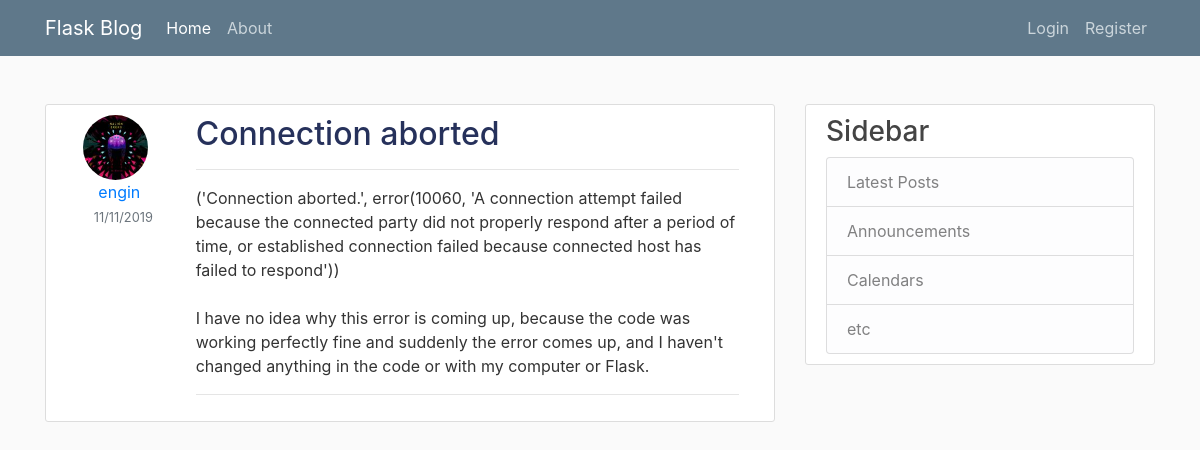
The app's page /post/16 with its own data.
### flaskblog/models.py (models this page shows, shortened)
class User(UserMixin, db.Model):
    id = db.Column(db.Integer, primary_key=True)
    username = db.Column(db.String(20), unique=True, nullable=False)
    email = db.Column(db.String(120), unique=True, nullable=False)
    image_file = db.Column(db.String(20), nullable=False, default='default.jpg')
    password = db.Column(db.String(60), nullable=False)
    posts = db.relationship('Post', backref='author', lazy=True)

class Post(db.Model):
    id = db.Column(db.Integer, primary_key=True)
    title = db.Column(db.String(100), nullable=False)
    date_posted = db.Column(db.DateTime, nullable=False, default=datetime.utcnow)
    content = db.Column(db.Text, nullable=False)
    user_id = db.Column(db.Integer, db.ForeignKey('user.id'), nullable=False)

### flaskblog/post/routes.py (the view)
@posts.route('/post/<int:post_id>')
def post(post_id):
    post = Post.query.get_or_404(post_id)
    return render_template('post.html', title=post.title, post=post)

### flaskblog/templates/post.html (shortened to what this page needs)
{% extends 'base.html' %}
{% block content %}
    <article class="media content-section">
        <div class="media-body d-flex justify-content-center">
            <div class="col-md-2 text-center">
                <img class="rounded-circle article-img"
                     src="{{ url_for('static', filename='profile_pics/' + post.author.image_file) }}"
                     alt="Profile Picture">
                <a class="mr-2"
                   href="{{ url_for('users.user_posts', username=post.author.username) }}">{{ post.author.username }}</a>
                <small class="text-muted">{{ post.date_posted.strftime('%d/%m/%Y') }}</small>
            </div>
            <div class="col-md-10">
                <h2><a class="article-title"
                       href="{{ url_for('posts.post', post_id=post.id) }}">{{ post.title }}</a></h2>
                <hr>
                <p class="article-content">{{ post.content }}</p>
            <hr>
            </div>
        </div>
    </article>
{% endblock content %}

### flaskblog/static/main.css (style rules this page uses)
body { background: #fafafa; color: #333333; }
h1, h2, h3, h4, h5, h6 { color: #444444; }
.content-section { background: #ffffff; padding: 10px 20px; border: 1px solid #dddddd; border-radius: 3px; margin-bottom: 20px; }
.article-title { color: #26315b; }
.article-content { white-space: pre-line; }
.article-img { height: 65px; width: 65px; margin-right: 16px; }

### records on screen
User: image_file (picture), author.username "engin"
Post: date_posted "11/11/2019", title "Connection aborted", content "('Connection aborted.', error(10060, 'A connection attempt failed because the connected party did not properly respond after a period of time, or established connection failed because connected host has failed to respond')) I have no idea why this error is coming up, because the code was working perfectly fine and suddenly the error comes up, and I haven't changed anything in the code or with my computer or Flask."
